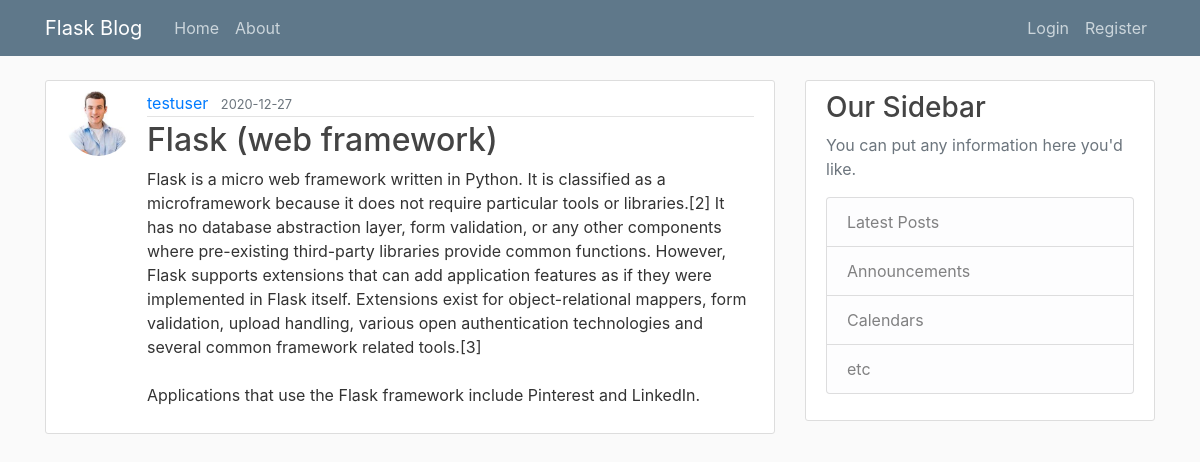
Screenshot of /post/2 with the database file from the repository.
### flaskblog/models.py (models this page shows, shortened)
class User(db.Model, UserMixin):
    id = db.Column(db.Integer, primary_key=True)
    username = db.Column(db.String(20), unique = True, nullable=False)
    email = db.Column(db.String(120), unique = True, nullable=False)
    image_file = db.Column(db.String(60), nullable=False, default="default.jpg")
    password = db.Column(db.String(60), nullable=False)
    posts = db.relationship('Post', backref='author', lazy=True)

class Post(db.Model):
    id = db.Column(db.Integer, primary_key=True)
    title = db.Column(db.String(100), nullable=False)
    date_posted = db.Column(db.DateTime, nullable=False, default=datetime.utcnow)
    content = db.Column(db.Text, nullable=False )
    user_id = db.Column(db.Integer, db.ForeignKey('user.id'), nullable=False)

### flaskblog/posts/routes.py (the view)
@posts.route('/post/<int:post_id>')
def post(post_id):
    post = Post.query.get_or_404(post_id)
    return render_template('post.html', title=post.title, post = post )

### flaskblog/templates/post.html (shortened to what this page needs)
{% extends 'layout.html' %}
  {% block content %}
    <article class="media content-section">
        <img class="rounded-circle article-img" src="{{ url_for('static', filename='profile_pic/' + post.author.image_file) }}">
        <div class="media-body">
            <div class="article-metadata">
            <a class="mr-2" href="#">{{ post.author.username }}</a>
            <small class="text-muted">{{ post.date_posted.strftime('%Y-%m-%d') }}</small>
            </div>
            <h2><a class="article-title" href="#">{{ post.title }}</a></h2>
            <p class="article-content">{{ post.content }}</p>
        </div>
    </article>
  {% endblock content %}

### flaskblog/static/main.css (style rules this page uses)
body { background: #fafafa; color: #333333; margin-top: 5rem; }
h1, h2, h3, h4, h5, h6 { color: #444444; }
.content-section { background: #ffffff; padding: 10px 20px; border: 1px solid #dddddd; border-radius: 3px; margin-bottom: 20px; }
.article-title { color: #444444; }
.article-content { white-space: pre-line; }
.article-img { height: 65px; width: 65px; margin-right: 16px; }
.article-metadata { padding-bottom: 1px; margin-bottom: 4px; border-bottom: 1px solid #e3e3e3 }

### rows the page displays
User: image_file (picture), author.username "testuser"
Post: date_posted "2020-12-27", title "Flask (web framework)", content "Flask is a micro web framework written in Python. It is classified as a microframework because it does not require particular tools or libraries.[2] It has no database abstraction layer, form validation, or any other components where pre-existing third-party libraries provide common functions. However, Flask supports extensions that can add application features as if they were implemented in Flask itself. Extensions exist for object-relational mappers, form validation, upload handling, various open authentication technologies and several common framework related tools.[3] Applications that use the Flask framework include Pinterest and LinkedIn."
